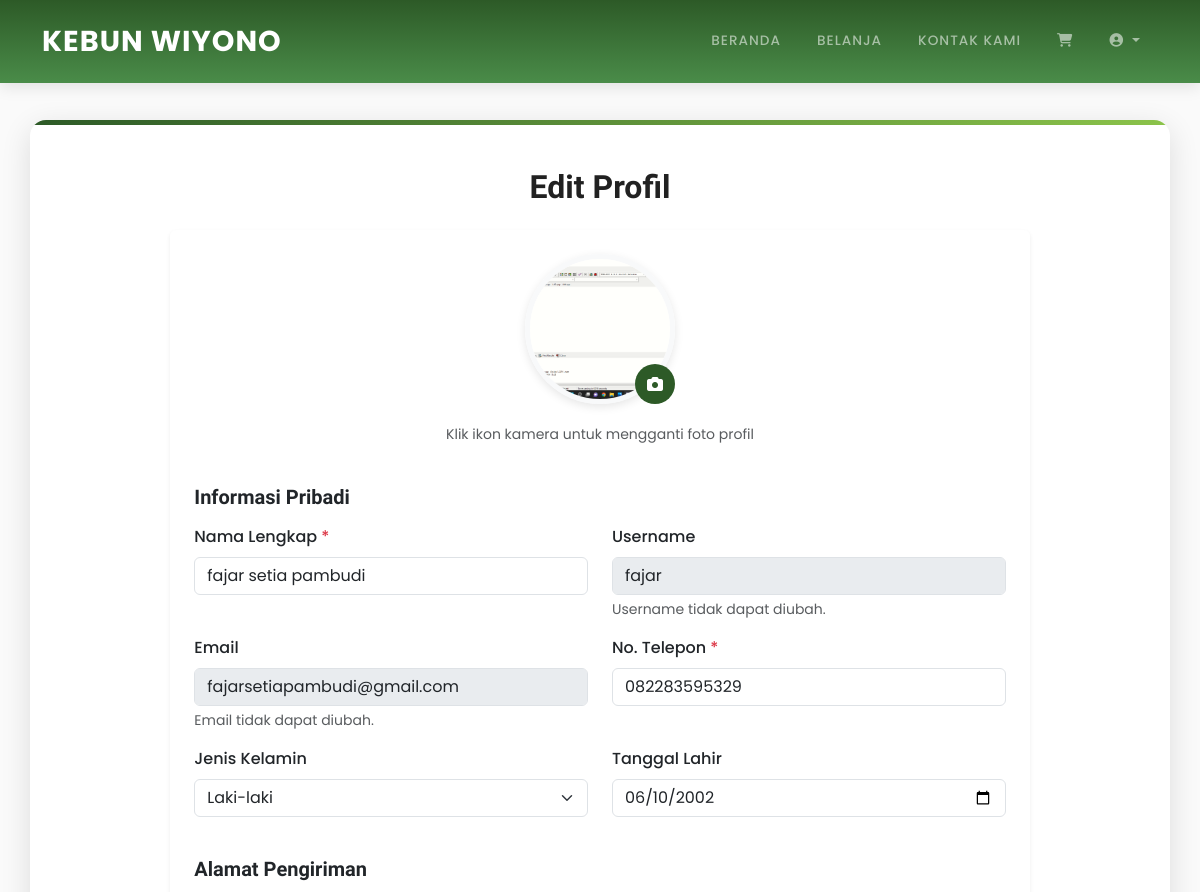
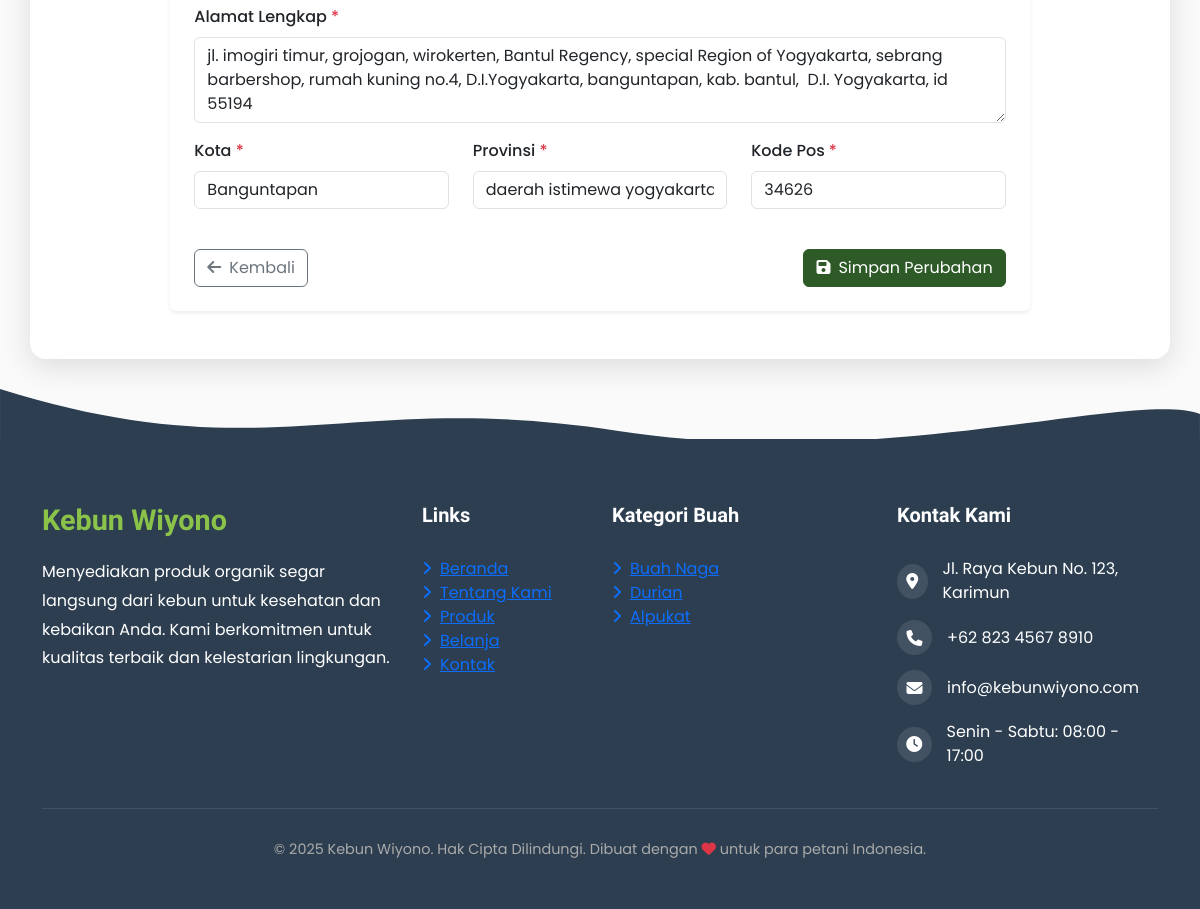
The app's page /userFeature/edit-profil.php (signed in) with its own data (2 pictures, top to bottom).
### tables this page shows
CREATE TABLE `pengguna` (
  `id` int NOT NULL AUTO_INCREMENT,
  `username` varchar(255) NOT NULL,
  `nama_lengkap` varchar(100) DEFAULT NULL,
  `email` varchar(255) NOT NULL,
  `password` varchar(255) NOT NULL,
  `reset_token` varchar(255) DEFAULT NULL,
  `reset_token_expires_at` datetime DEFAULT NULL,
  `telepon` varchar(15) DEFAULT NULL,
  `tanggal_lahir` date DEFAULT NULL,
  `jenis_kelamin` char(1) DEFAULT NULL,
  `alamat` text,
  `kota` varchar(50) DEFAULT NULL,
  `provinsi` varchar(50) DEFAULT NULL,
  `kode_pos` varchar(10) DEFAULT NULL,
  `foto_profil` varchar(255) DEFAULT NULL,
  `created_at` timestamp NULL DEFAULT CURRENT_TIMESTAMP,
  `updated_at` timestamp NULL DEFAULT CURRENT_TIMESTAMP ON UPDATE CURRENT_TIMESTAMP,
  PRIMARY KEY (`id`),
  UNIQUE KEY `email` (`email`)
);

### userFeature/edit-profil.php (the view, shortened to what this page needs)
<?php
require '../config.php';
$user_id = $_SESSION['user_id'];
$user = null;
try {
  $sql = "SELECT * FROM pengguna WHERE id = ?";
  $stmt = $conn->prepare($sql);
  $stmt->bind_param("i", $user_id);
  $stmt->execute();
  $result = $stmt->get_result();
  if ($result->num_rows > 0) {
    $user = $result->fetch_assoc();
  } else {
    $error_message = "Data pengguna tidak ditemukan.";
  }
} catch (Exception $e) {
  $error_message = "Error mengambil data pengguna: " . $e->getMessage();
}
?>
<!DOCTYPE html>
<html lang="id">
<head>
  <link href="https://cdn.jsdelivr.net/npm/bootstrap@5.3.3/dist/css/bootstrap.min.css" rel="stylesheet">
  <link rel="stylesheet" href="https://cdnjs.cloudflare.com/ajax/libs/font-awesome/6.4.0/css/all.min.css">
  <link rel="stylesheet" href="https://cdn.jsdelivr.net/npm/aos@2.3.4/dist/aos.css">
  <link rel="stylesheet" href="../assets/css/user/editProfile.css">
</head>
<body>
  <nav class="navbar navbar-expand-lg navbar-dark fixed-top">
    <div class="container">
      <a class="navbar-brand" href="#">KEBUN WIYONO</a>
      <div class="collapse navbar-collapse" id="navbarNav">
        <ul class="navbar-nav ms-auto">
          <li class="nav-item"><a class="nav-link" href="../user.php">Beranda</a></li>
          <li class="nav-item"><a class="nav-link" href="belanjaProduk.php">Belanja</a></li>
          <li class="nav-item"><a class="nav-link" href="kontakKami.php">Kontak Kami</a></li>
          <li class="nav-item">
            <a class="nav-link" href="keranjang.php">
              <i class="fas fa-shopping-cart"></i>
            </a>
          </li>
          <li class="nav-item dropdown">
            <a class="nav-link dropdown-toggle" href="#" id="navbarDropdown" role="button" data-bs-toggle="dropdown" aria-expanded="false">
              <i class="fas fa-user-circle"></i>
            </a>
          </li>
        </ul>
      </div>
    </div>
  </nav>
  <section id="edit-profile" class="py-5 profile-section feature-container">
    <div class="container">
      <div class="row justify-content-center">
        <div class="col-lg-10">
          <h2 class="mb-4 text-center">Edit Profil</h2>
          <form method="POST" enctype="multipart/form-data" class="card border-0 shadow-sm p-4">
            <div class="text-center mb-4">
              <div class="profile-pic-wrapper">
                <?php
                $fotoProfil = isset($user['foto_profil']) && !empty($user['foto_profil'])
                  ? '../uploads/profile/' . htmlspecialchars($user['foto_profil'], ENT_QUOTES, 'UTF-8')
                  : '../assets/avatar-placeholder.jpg';
                ?>
                <img src="<?= $fotoProfil ?>"
                  id="preview-profile-pic"
                  onerror="this.onerror=null; this.src='https://via.placeholder.com/150';"
                  class="profile-pic"
                  alt="Foto Profil">
                <label for="foto_profil" class="pic-upload-btn">
                  <i class="fas fa-camera"></i>
                </label>
              </div>
              <p class="text-muted small">Klik ikon kamera untuk mengganti foto profil</p>
            </div>
            <div class="row">
              <div class="col-12">
                <h5 class="mb-3">Informasi Pribadi</h5>
              </div>
              <div class="col-md-6 mb-3">
                <label for="nama_lengkap" class="form-label">Nama Lengkap <span class="text-danger">*</span></label>
                <input type="text" class="form-control" id="nama_lengkap" name="nama_lengkap" value="<?php echo isset($user['nama_lengkap']) ? htmlspecialchars($user['nama_lengkap']) : ''; ?>" required>
              </div>
              <div class="col-md-6 mb-3">
                <label for="username" class="form-label">Username</label>
                <input type="text" class="form-control" id="username" value="<?php echo isset($user['username']) ? htmlspecialchars($user['username']) : ''; ?>" disabled>
                <div class="form-text">Username tidak dapat diubah.</div>
              </div>
              <div class="col-md-6 mb-3">
                <label for="email" class="form-label">Email</label>
                <input type="email" class="form-control" id="email" value="<?php echo isset($user['email']) ? htmlspecialchars($user['email']) : ''; ?>" disabled>
                <div class="form-text">Email tidak dapat diubah.</div>
              </div>
              <div class="col-md-6 mb-3">
                <label for="telepon" class="form-label">No. Telepon <span class="text-danger">*</span></label>
                <input type="tel" class="form-control" id="telepon" name="telepon" value="<?php echo isset($user['telepon']) ? htmlspecialchars($user['telepon']) : ''; ?>" required>
              </div>
              <div class="col-md-6 mb-3">
                <label for="jenis_kelamin" class="form-label">Jenis Kelamin</label>
                <select class="form-select" id="jenis_kelamin" name="jenis_kelamin">
                  <option value="L" <?php echo (isset($user['jenis_kelamin']) && $user['jenis_kelamin'] == 'L') ? 'selected' : ''; ?>>Laki-laki</option>
                </select>
              </div>
              <div class="col-md-6 mb-3">
                <label for="tanggal_lahir" class="form-label">Tanggal Lahir</label>
                <input type="date" class="form-control" id="tanggal_lahir" name="tanggal_lahir" value="<?php echo isset($user['tanggal_lahir']) ? $user['tanggal_lahir'] : ''; ?>">
              </div>
              <div class="col-12 mt-4">
                <h5 class="mb-3">Alamat Pengiriman</h5>
              </div>
              <div class="col-12 mb-3">
                <label for="alamat" class="form-label">Alamat Lengkap <span class="text-danger">*</span></label>
                <textarea class="form-control" id="alamat" name="alamat" rows="3" required><?php echo isset($user['alamat']) ? htmlspecialchars($user['alamat']) : ''; ?></textarea>
              </div>
              <div class="col-md-4 mb-3">
                <label for="kota" class="form-label">Kota <span class="text-danger">*</span></label>
                <input type="text" class="form-control" id="kota" name="kota" value="<?php echo isset($user['kota']) ? htmlspecialchars($user['kota']) : ''; ?>" required>
              </div>
              <div class="col-md-4 mb-3">
                <label for="provinsi" class="form-label">Provinsi <span class="text-danger">*</span></label>
                <input type="text" class="form-control" id="provinsi" name="provinsi" value="<?php echo isset($user['provinsi']) ? htmlspecialchars($user['provinsi']) : ''; ?>" required>
              </div>
              <div class="col-md-4 mb-3">
                <label for="kode_pos" class="form-label">Kode Pos <span class="text-danger">*</span></label>
                <input type="text" class="form-control" id="kode_pos" name="kode_pos" value="<?php echo isset($user['kode_pos']) ? htmlspecialchars($user['kode_pos']) : ''; ?>" required>
              </div>
            </div>
            <div class="d-flex justify-content-between mt-4">
              <a href="profile.php" class="btn btn-outline-secondary">
                <i class="fas fa-arrow-left me-2"></i>Kembali
              </a>
              <button type="submit" class="btn btn-success">
                <i class="fas fa-save me-2"></i>Simpan Perubahan
              </button>
            </div>
          </form>
        </div>
      </div>
    </div>
  </section>
  <footer class="page-footer">
    <div class="container">
      <div class="row">
        <div class="col-lg-4 col-md-6 mb-4 mb-md-0">
          <h5 class="footer-heading">Kebun Wiyono</h5>
          <p class="footer-text">Menyediakan produk organik segar langsung dari kebun untuk kesehatan dan kebaikan Anda. Kami berkomitmen untuk kualitas terbaik dan kelestarian lingkungan.</p>
        </div>
        <div class="col-lg-2 col-md-6 mb-4 mb-md-0">
          <h5 class="footer-links">Links</h5>
          <ul class="list-unstyled">
            <li><a href="../user.php"><i class="fas fa-angle-right me-2"></i>Beranda</a></li>
            <li><a href="../user.php#tentang-kami"><i class="fas fa-angle-right me-2"></i>Tentang Kami</a></li>
            <li><a href="../user.php#produk"><i class="fas fa-angle-right me-2"></i>Produk</a></li>
            <li><a href="belanjaProduk.php"><i class="fas fa-angle-right me-2"></i>Belanja</a></li>
            <li><a href="kontakKami.php"><i class="fas fa-angle-right me-2"></i>Kontak</a></li>
          </ul>
        </div>
        <div class="col-lg-3 col-md-6 mb-4 mb-md-0">
          <h5 class="footer-links">Kategori Buah</h5>
          <ul class="list-unstyled">
            <li><a href="#"><i class="fas fa-angle-right me-2"></i>Buah Naga</a></li>
            <li><a href="#"><i class="fas fa-angle-right me-2"></i>Durian</a></li>
            <li><a href="#"><i class="fas fa-angle-right me-2"></i>Alpukat</a></li>
          </ul>
        </div>
        <div class="col-lg-3 col-md-6 mb-4 mb-md-0">
          <h5 class="footer-links">Kontak Kami</h5>
          <ul class="list-unstyled">
            <li class="contact-item">
              <div class="contact-icon">
                <i class="fas fa-map-marker-alt"></i>
              </div>
              <div>Jl. Raya Kebun No. 123, Karimun</div>
            </li>
            <li class="contact-item">
              <div class="contact-icon">
                <i class="fas fa-phone"></i>
              </div>
              <div>+62 823 4567 8910</div>
            </li>
            <li class="contact-item">
              <div class="contact-icon">
                <i class="fas fa-envelope"></i>
              </div>
              <div>info@kebunwiyono.com</div>
            </li>
            <li class="contact-item">
              <div class="contact-icon">
                <i class="fas fa-clock"></i>
              </div>
              <div>Senin - Sabtu: 08:00 - 17:00</div>
            </li>
          </ul>
        </div>
      </div>
      <div class="footer-copyright mt-4">
        <p>&copy; <?= date('Y') ?> Kebun Wiyono. Hak Cipta Dilindungi. Dibuat dengan <i class="fas fa-heart text-danger"></i> untuk para petani Indonesia.</p>
      </div>
    </div>
  </footer>
</body>
</html>

### assets/css/user/editProfile.css (style rules this page uses)
:root { --primary-color: #2d5a27; --secondary-color: #4a8c49; --accent-color: #8BC34A; --dark-color: #2E7D32; --light-color: #F1F8E9; --text-dark: #212121; --text-light: #FAFAFA; --btn-color: #E5C660; --box-shadow: 0 8px 30px rgba(0, 0, 0, 0.12); }
body { font-family: 'Poppins', sans-serif; background-color: #FAFAFA; color: var(--text-dark); overflow-x: hidden; }
h1, h2, h3, h4, h5 { font-family: 'david libre', serif; font-weight: 600; }
.navbar { font-family: 'Poppins', sans-serif; background: linear-gradient(180deg, var(--primary-color) 0%, var(--secondary-color) 100%); box-shadow: 0 4px 15px rgba(0, 0, 0, 0.1); padding: 15px 0; transition: all 0.3s ease; }
.nav-link { font-weight: 500; text-transform: uppercase; font-size: 0.85rem; letter-spacing: 1px; padding: 10px 15px !important; margin: 0 3px; transition: all 0.3s ease; }
.navbar-brand { font-family: 'Poppins', serif; font-weight: bold; font-size: 1.8rem; color: white !important; letter-spacing: 1px; }
.feature-container { background-color: white; padding: 60px 40px; border-radius: 16px; box-shadow: var(--box-shadow); margin: 50px auto; max-width: 1140px; position: relative; overflow: hidden; }
.feature-container::before { content: ''; position: absolute; top: 0; left: 0; width: 100%; height: 5px; background: linear-gradient(to right, var(--primary-color), var(--accent-color)); }
.page-footer { background-color: #2c3e50; color: white; padding: 4rem 0 2rem; margin-top: 5rem; position: relative; }
.page-footer::before { content: ''; position: absolute; top: -50px; left: 0; width: 100%; height: 50px; background-size: cover; }
.footer-heading { font-family: 'Lilita One', serif; font-size: 1.8rem; margin-bottom: 20px; color: var(--accent-color); }
.footer-text { line-height: 1.8; margin-bottom: 20px; }
.footer-links { margin-bottom: 30px; }
.contact-item { display: flex; align-items: center; margin-bottom: 15px; }
.contact-icon { width: 35px; height: 35px; background-color: rgba(255, 255, 255, 0.1); border-radius: 50%; display: flex; align-items: center; justify-content: center; margin-right: 15px; }
.footer-copyright { padding-top: 30px; border-top: 1px solid rgba(255, 255, 255, 0.1); text-align: center; font-size: 0.9rem; color: #aaa; }
.profile-section { margin-top: 120px; }
.form-label { font-weight: 500; }
.profile-pic-wrapper { position: relative; width: 150px; height: 150px; margin: 0 auto 20px; }
.profile-pic { width: 150px; height: 150px; object-fit: cover; border-radius: 50%; border: 5px solid #f8f9fa; box-shadow: 0 3px 10px rgba(0,0,0,0.1); }
.pic-upload-btn { position: absolute; bottom: 0; right: 0; background: var(--primary-color); color: white; width: 40px; height: 40px; border-radius: 50%; display: flex; align-items: center; justify-content: center; cursor: pointer; transition: all 0.3s; }
.btn-success { background-color: var(--primary-color); border-color: var(--primary-color); }

### records on screen
pengguna: foto_profil (picture), nama_lengkap "fajar setia pambudi", username "fajar", email "fajarsetiapambudi@gmail.com", telepon "082283595329", jenis_kelamin "Laki-laki", tanggal_lahir "06/10/2002", alamat "jl. imogiri timur, grojogan, wirokerten, Bantul Regency, special Region of Yogyakarta, sebrang barbershop, rumah kuning no.4, D.I.Yogyakarta, banguntapan, kab. bantul, D.I. Yogyakarta, id 55194", kota "Banguntapan", provinsi "daerah istimewa yogyakarta", kode_pos "34626"
